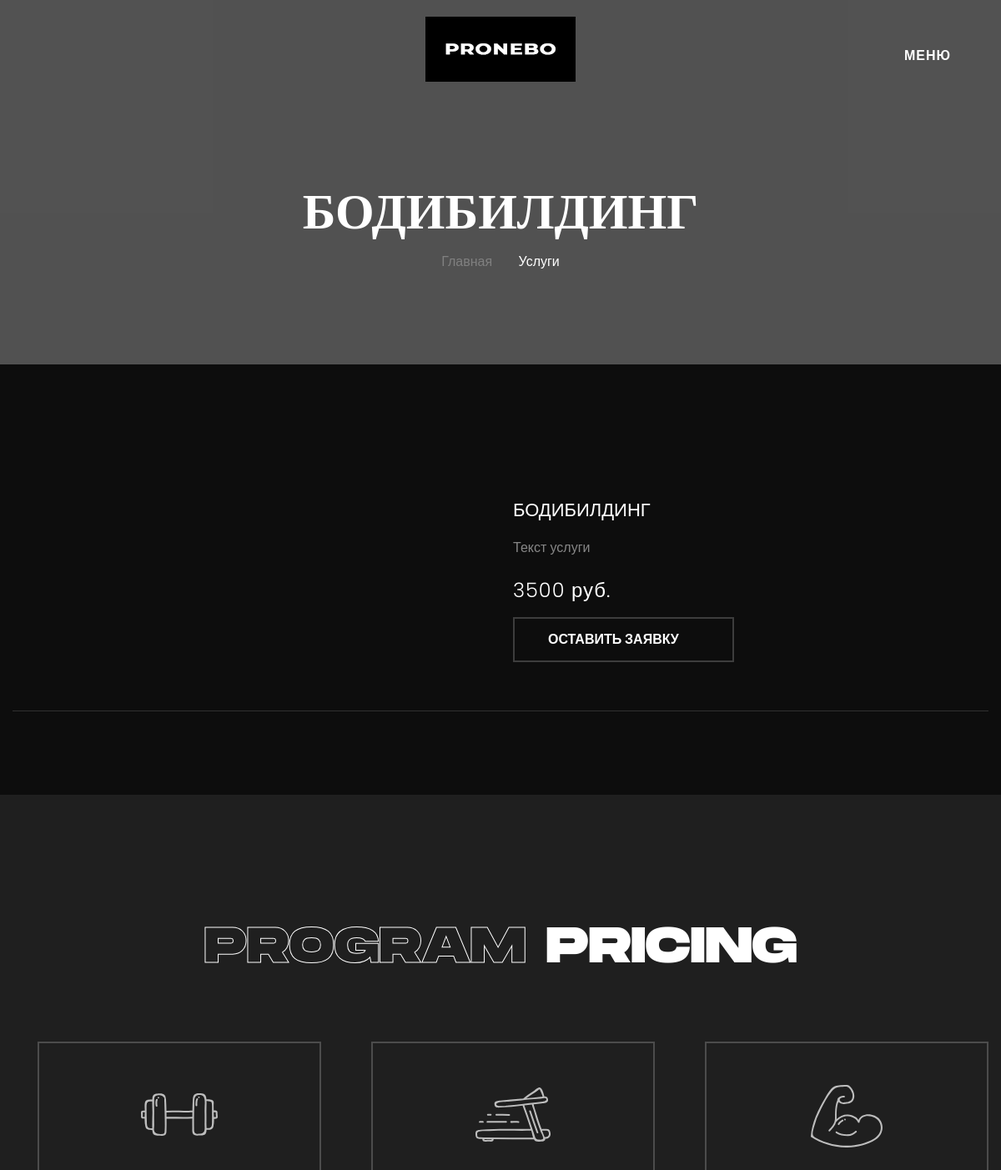
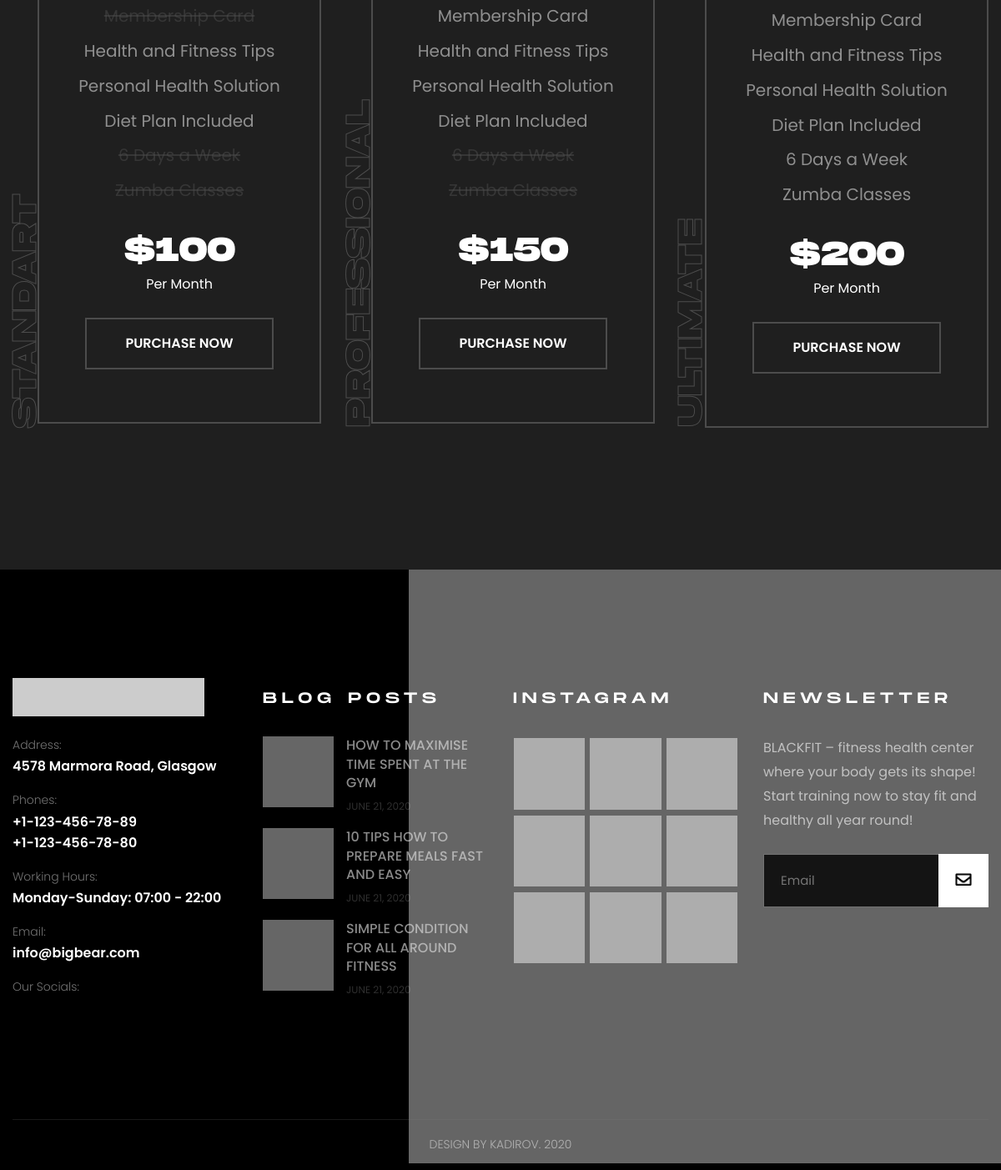
Page /services/bodibilding on the committed database (2 pictures, top to bottom).
### main/models.py (models this page shows, shortened)
class Item(models.Model):
    title = models.CharField(max_length=255, verbose_name='Название')
    slug = models.SlugField(max_length=255, verbose_name='Url', unique=True)
    content = models.TextField(blank=True, verbose_name='Описание')
    photo = models.ImageField(upload_to='photos/', blank=True)
    price = models.IntegerField(verbose_name='Стоимость')
    def get_absolute_url(self):
        return reverse('services', kwargs={'slug': self.slug})
    class Meta:
        verbose_name = 'Услуга(-у)'
        verbose_name_plural = 'Услуг(-и)'
        ordering = ['id']

### main/views.py (the view)
# urls.py: path('services/<slug:slug>', service, name='services'),
def service(request, slug):
    services = get_object_or_404(Item, slug=slug)
    images = Images.objects.filter(service=services)
    return render(request, 'main/shop-single.html', {'services': services, 'images': images})

### main/templatetags/services_tag.py (called while the page is built)
@register.inclusion_tag('main/header_list_services.html')
def list_services():
    services = Item.objects.all()
    return {'services': services}

### main/templates/main/shop-single.html (shortened to what this page needs)
{% extends 'base.html' %}
{% block content %}
    <section class="page-title" style="background-image:url(https://via.placeholder.com/1920x720)">
    	<div class="auto-container">
			<h2>{{ services.title|upper }}</h2>
			<ul class="page-breadcrumb">
				<li><a href="{% url 'home' %}">главная</a></li>
				<li>Услуги</li>
			</ul>
        </div>
    </section>
    <section class="shop-single-section">
    	<div class="auto-container">
            <div class="shop-page product-details">
                <div class="basic-details">
                    <div class="row clearfix">
                        <div class="image-column col-lg-6 col-md-12 col-sm-12">
                            <div class="carousel-outer">
                            </div>
                        </div>
                        <div class="info-column col-lg-6 col-md-12 col-sm-12">
                            <div class="details-header">
                                <h5>{{ services.title|upper }}</h5>
								<div class="text"> {{ services.content|safe }} </div>
                                <div class="item-price">{{ services.price }} руб.</div>
                            </div>
                            <div class="other-options">
                                <div class="clearfix">
                                    <div class="pull-left">
                                        <div class="btns-box">
                                            <a href="#pricing-section" class="theme-btn btn-style-one"><span class="txt">ОСТАВИТЬ ЗАЯВКУ &ensp;<i class="flaticon-shopping-cart-3"></i></span></a>
                                        </div>
                                    </div>
                                </div>
                            </div>
                        </div>
                    </div>
                </div>
			</div>
		</div>
	</section>
	{% include 'inc/_purchase.html' %}
{% endblock %}

### rows in the picture
Item: title "БОДИБИЛДИНГ", content "Текст услуги", price "3500"
